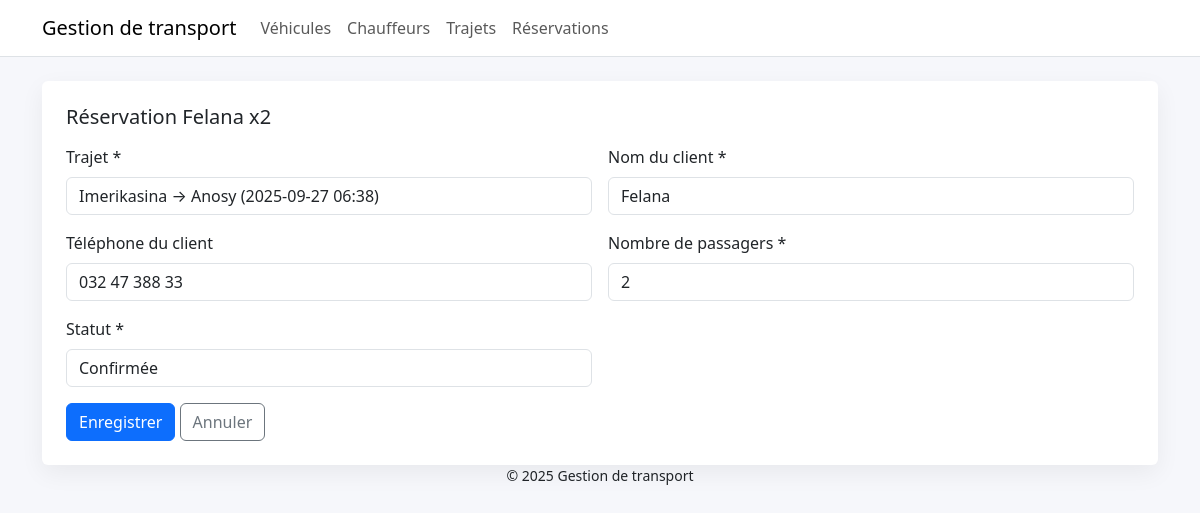
Screenshot of /reservations/3/modifier/ with the database file from the repository.
### transport/models.py (models this page shows, shortened)
class Horodatage(models.Model):
    date_creation = models.DateTimeField(auto_now_add=True)
    date_mise_a_jour = models.DateTimeField(auto_now=True)
    class Meta:
        abstract = True

class Reservation(Horodatage):
    STATUTS = [
        ('en_attente', 'En attente'),
        ('confirmee', 'Confirmée'),
        ('annulee', 'Annulée'),
    ]
    trajet = models.ForeignKey(Trajet, on_delete=models.CASCADE, related_name='reservations')
    nom_client = models.CharField(max_length=100)
    telephone_client = models.CharField(max_length=30, blank=True)
    nombre_passagers = models.PositiveIntegerField(default=1)
    statut = models.CharField(max_length=20, choices=STATUTS, default='en_attente')
    def __str__(self):
        return f"Réservation {self.nom_client} x{self.nombre_passagers}"

### transport/views.py (the view, shortened to what this page needs)
# urls.py: path('reservations/<int:pk>/modifier/', views.ReservationMiseAJourVue.as_view(), name='reservation_modifier'),
class ReservationMiseAJourVue(UpdateView):
    model = Reservation
    form_class = ReservationFormulaire
    template_name = 'transport/reservation_formulaire.html'
    success_url = reverse_lazy('reservation_liste')

### transport/forms.py
class ReservationFormulaire(FormulaireBootstrap):
    class Meta:
        model = Reservation
        fields = ['trajet', 'nom_client', 'telephone_client', 'nombre_passagers', 'statut']
        labels = {
            'trajet': 'Trajet',
            'nom_client': 'Nom du client',
            'telephone_client': 'Téléphone du client',
            'nombre_passagers': 'Nombre de passagers',
            'statut': 'Statut',
        }

### transport/models.py (called while the page is built)
    def __str__(self):
        return f"{self.origine} → {self.destination} ({self.depart_datetime:%Y-%m-%d %H:%M})"

### transport/templates/transport/reservation_formulaire.html (shortened to what this page needs)
{% extends 'base.html' %}
{% block content %}
<div class="card carte p-4">
  <h2 class="h5 mb-3">{{ object|default_if_none:"Nouvelle réservation" }}</h2>
  <form method="post">{% csrf_token %}
    <div class="row g-3">
      {% for champ in form %}
      <div class="col-md-6">
        <label class="form-label">{{ champ.label }}{% if champ.field.required %} *{% endif %}</label>
        {{ champ }}
      </div>
      {% endfor %}
    </div>
    <div class="mt-3">
      <button class="btn btn-primary">Enregistrer</button>
      <a href="{% url 'reservation_liste' %}" class="btn btn-outline-secondary">Annuler</a>
    </div>
  </form>
</div>
{% endblock %}

### transport/templates/base.html (style rules this page uses)
body { background:#f6f7fb; }
.carte { border:none; box-shadow: 0 8px 24px rgba(0,0,0,.06); }

### rows the page displays
Reservation: nom_client+nombre_passagers "Réservation Felana x2", form "Imerikasina → Anosy (2025-09-27 06:38)" "Felana" "032 47 388 33" "2" "Confirmée"

### other values shown
{{ champ.label }} "Trajet" "Nom du client" "Téléphone du client" "Nombre de passagers" "Statut"
